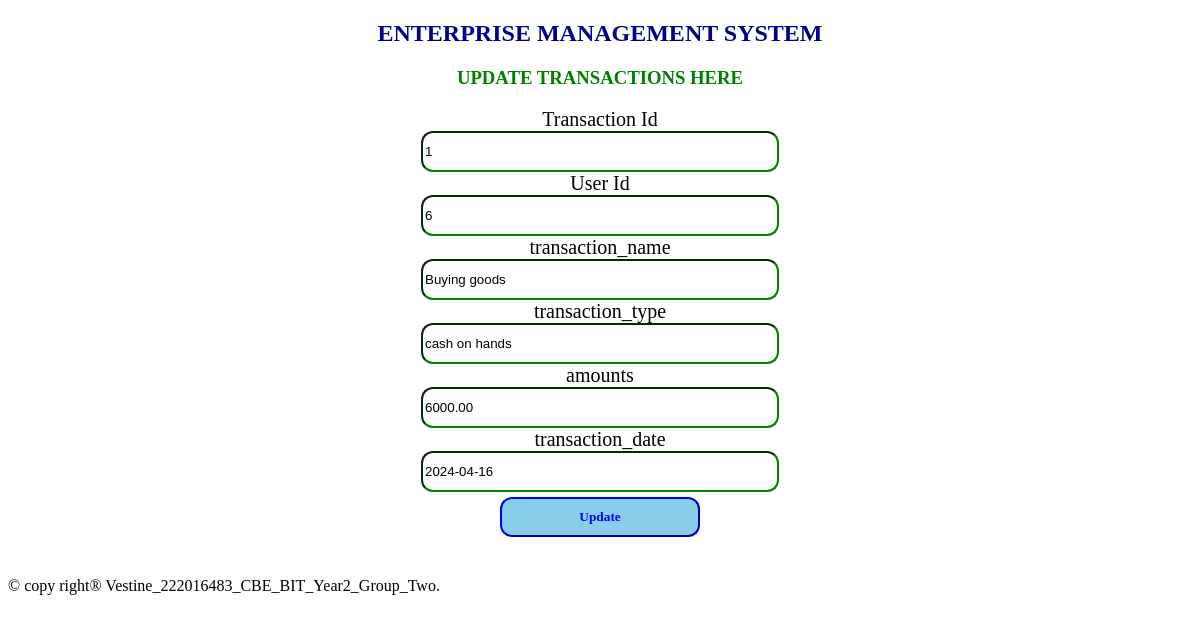
The app's page /edittransaction.php?transaction_id=1 with its own data.
### tables this page shows
CREATE TABLE `transaction` (
  `transaction_id` int(11) NOT NULL,
  `user_id` int(11) DEFAULT NULL,
  `transaction_name` varchar(100) DEFAULT NULL,
  `transaction_type` varchar(50) DEFAULT NULL,
  `amounts` decimal(10,2) DEFAULT NULL,
  `transaction_date` date DEFAULT NULL
);

### edittransaction.php (the view, shortened to what this page needs)
<?php
include"dbconnection.php";
if ($_SERVER['REQUEST_METHOD'] == 'GET') {
  $transaction_id = $_GET["transaction_id"];
    $sql = "SELECT * FROM transaction WHERE transaction_id=$transaction_id";
    $result = $connection->query($sql);
    if ($result->num_rows > 0) {
        $row = $result->fetch_assoc();
        $user_id=$row['user_id'];
        $transaction_name = $row["transaction_name"];
        $transaction_type = $row["transaction_type"];
        $amounts = $row["amounts"];
        $transaction_date = $row["transaction_date"];
    } else {
        header("location: /Enterprise_management_system/viewtransaction.php");
        exit;
    }
}
?>
<!DOCTYPE html>
<html>
<head>
</head>
<body>
<center>
	<h2>ENTERPRISE MANAGEMENT SYSTEM </h2>
	<h3 style="color:green;">UPDATE TRANSACTIONS HERE</h3>
	<section class="forms">
		<form method="POST" onsubmit="return confirmUpdate();">
	<label>Transaction Id</label><br>
    <input type="text" name="transaction_id" readonly class="input" value="<?php echo $transaction_id; ?>"><br>
    <label>User Id</label><br>
    <input type="text" name="user_id" readonly class="input" value="<?php echo $user_id; ?>"><br>
    <label>transaction_name</label><br>
    <input type="text" name="transaction_name" class="input" value="<?php echo $transaction_name; ?>"><br>
    <label>transaction_type </label><br>
    <input type="text" name="transaction_type" value="<?php echo $transaction_type; ?>" class="input"><br>
    <label>amounts </label><br>
    <input type="text" name="amounts" value="<?php echo $amounts; ?>" class="input"><br>
    <label>transaction_date</label><br>
    <input type="text" name="transaction_date" value="<?php echo $transaction_date; ?>" class="input"><br>
    <input type="submit" name="submit" value="Update" class="sb">
</form>
</section>
</center>
		<footer>
			<p style="color:blue; text-align: center; margin-top:40px;"><marquee> &copy copy right&reg Vestine_222016483_CBE_BIT_Year2_Group_Two.</marquee> </p>
		</footer>
</body>
</html>

### edittransaction.php (style rules this page uses)
h2 { font-family:Castellar; color: darkblue; }
label { font-family: elephant; font-size: 20px; }
.sb { font-family:Georgia; padding: 10px; border-color: blue; background-color: skyblue; width: 200px; margin-top: 5px; border-radius: 12px; font-weight: bold; color: blue; }
.input { width: 350px; height: 35px; border-radius: 12px; border-color: green; }

### records on screen
transaction: user_id "6", transaction_name "Buying goods", transaction_type "cash on hands", amounts "6000.00", transaction_date "2024-04-16"
